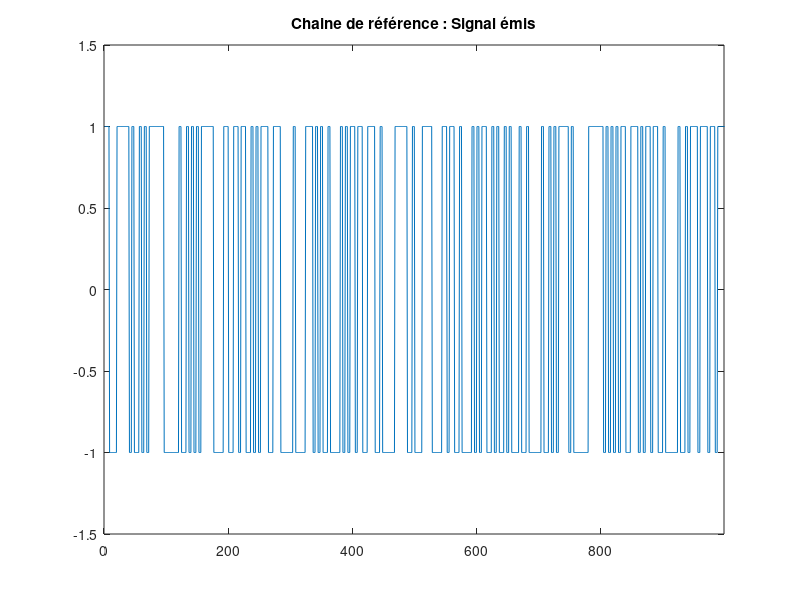
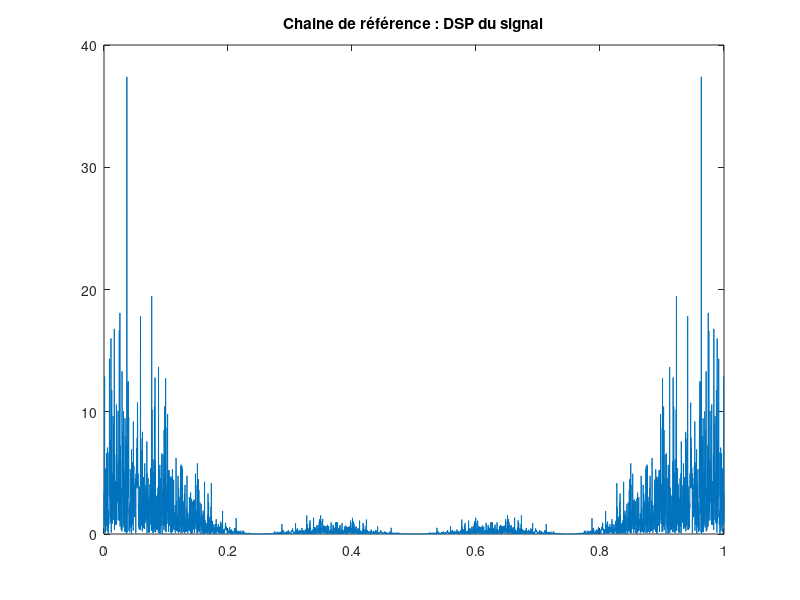
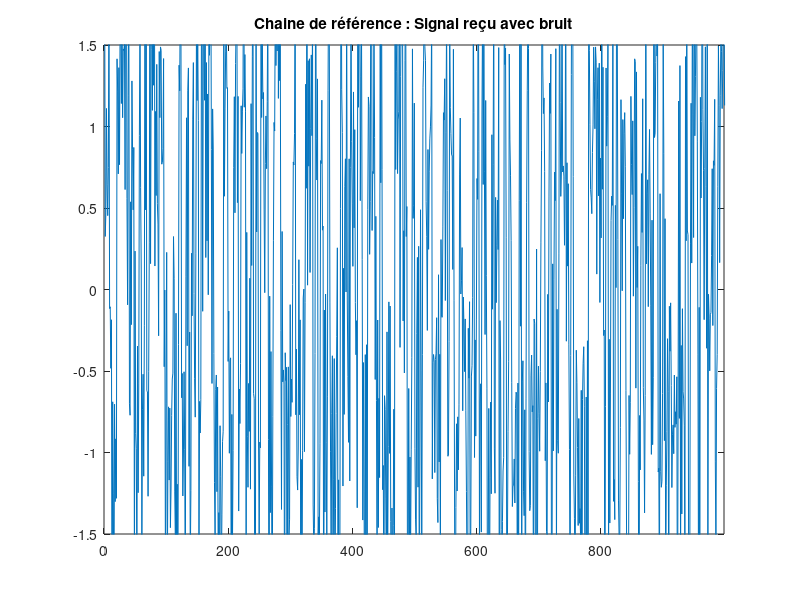
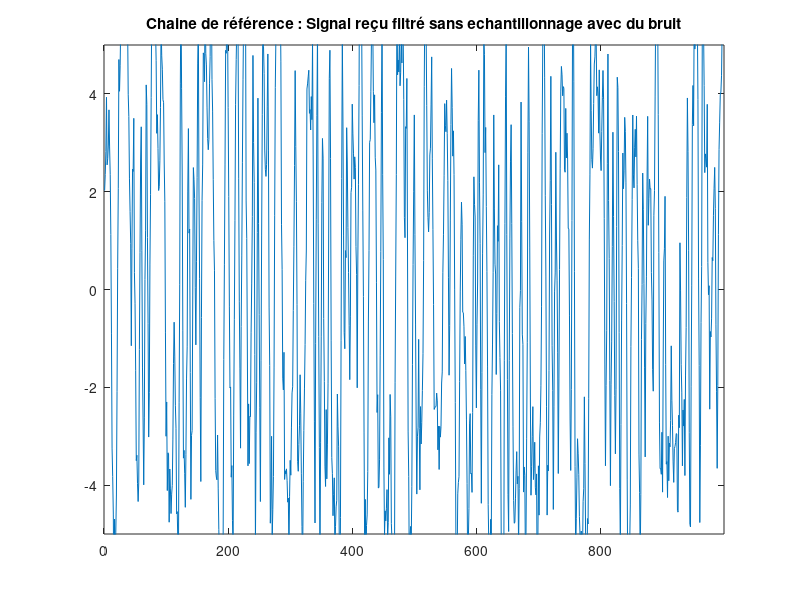

The MATLAB source for these figures, in order:
close all 
clear all

%% Chaine de référence

%Durée symbole en nombre d'échantillons (Ts=NsTe)
Ns=4; 
%M (binaire)
M=2;
%temps de départ d'échantillonnage
t0=Ns;
%Eb_N0_dB
Eb_N0_dB = [-2:6];
%Nombre de bits générés
nb_bits=1000; 
%Génération de l'information binaire
bits=randi([0,1],1,nb_bits);
%Mapping binaire à moyenne nulle: 0->-1, 1->1
Symboles=2*bits-1;
%Générationde la suite de Diracs pondérés par les symboles (suréchantillonnage)
Diracs=[1 zeros(1,Ns-1)];
Suite_diracs=kron(Symboles,Diracs); 
%Génération de la réponse impulsionnelle du filtre de mise en forme(NRZ)
h=ones(1,Ns);
%Filtre de reception, à changer en fonction des exos
hr=h;
%Filtrage de mise en forme
x=filter(h,1,Suite_diracs);

%Implantation de la chaine de bruit et TEB
for i=1:length(Eb_N0_dB)
    nb_erreurs=0;
    cpt=0; %compteur 
    while nb_erreurs<100
        % Ajout du bruit
        Sigma2=mean(x.^2)*Ns/(2*10^(Eb_N0_dB(i)/10)); 
        bruit=sqrt(Sigma2)*randn(1,nb_bits*Ns);
        signal_recu=x+bruit;
        signal_recu_filtre=filter(hr,1,signal_recu); %Passage du signal recu dans le filtre de reception
        signal_recu_filtre_echant=signal_recu_filtre(t0:Ns:end);
        symboles_estimes=sign(signal_recu_filtre_echant);
        bits_estimes=(symboles_estimes+1)/2;
        nb_erreurs=nb_erreurs+sum(bits_estimes~=bits);
        cpt=cpt+1;
    end
    TEB(i)=nb_erreurs/(cpt*nb_bits);
end

%Affichage du signal généré
figure(1) ; plot(x); 
axis([0 nb_bits-1 -1.5 1.5]);
title('Chaine de référence : Signal émis')
%Calcul de la DSP du signal par périodogramme
DSP_x=(1/length(x))*abs(fft(x,2^nextpow2(length(x)))).^2;
%Affichage de la DSP du signal généré
figure(2); plot(linspace(0,1,length(DSP_x)), DSP_x);
title('Chaine de référence : DSP du signal')

%Affichage du signal bruité 
figure(3); plot(signal_recu);
axis([0 nb_bits-1 -1.5 1.5]);
title('Chaine de référence : Signal reçu avec bruit')

%Affichage du signal recu dans le filtre de reception
figure(4); plot(signal_recu_filtre)
axis([0 nb_bits-1 -5 5]);
title('Chaine de référence : Signal reçu filtré sans echantillonnage avec du bruit')

%Echantilonnage
signal_recu_filtre_sb=filter(hr,1,x); %Passage du signal recu dans le filtre de reception
signal_recu_filtre_echant_sb=signal_recu_filtre_sb(t0:Ns:end);
figure(5); plot (signal_recu_filtre_echant_sb)
axis([0 nb_bits-1 -5 5]);
title('Chaine de référence : Signal recu filtré et échantillonné sans bruit')

figure(6); plot (signal_recu_filtre_echant)
axis([0 nb_bits-1 -5 5]);
title('Chaine de référence : Signal recu filtré et échantillonné avec du bruit')

%Diagramme de l'oeil
s_oeil = filter(hr,1,x);
z_oeil=reshape(s_oeil(2*Ns+1:end), Ns, nb_bits-2);
figure(7); plot(z_oeil)
title("Chaine de référence : Diagramme de l'oeil en sortie du filtre")

%Decodage
decode=sign(signal_recu_filtre_echant); 
%figure(7); plot(decode)

%Calcul de TEB théorique
TEB_theo=1-normcdf(sqrt(2*10.^(Eb_N0_dB/10)));
%Affichage des courbes
figure(8); hold on 
plot(Eb_N0_dB,10*log10(TEB))
plot(Eb_N0_dB,10*log10(TEB_theo),'r')
title('Chaine de référence : Courbes des TEB théorique (rouge) et numérique (bleue)')
